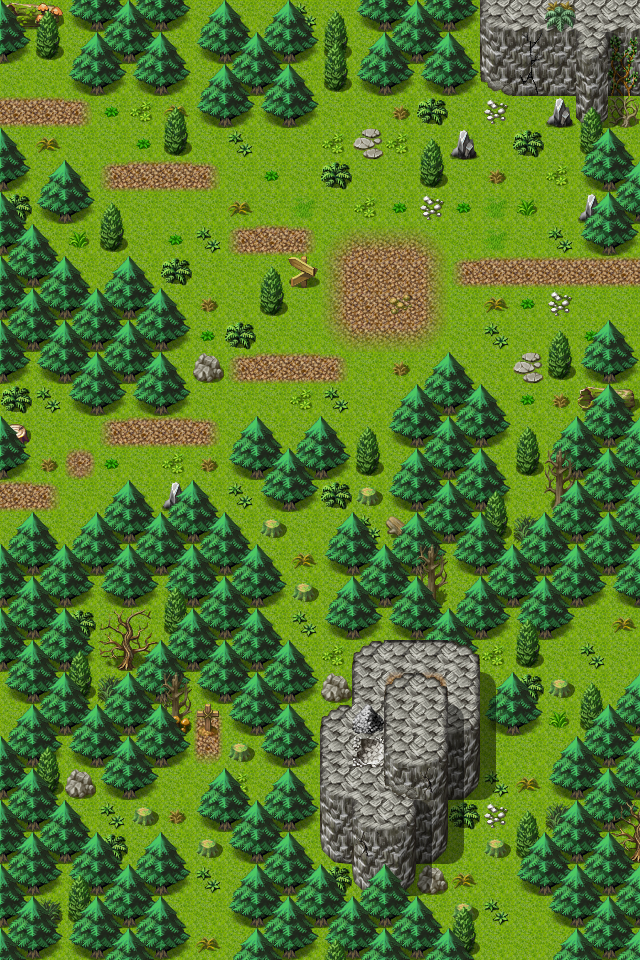

Below is a game level as drawn by its tile map, then a one-line description and the .tmx that defines it (tile-layer data replaced by summaries):
An orthogonal 20x30 tile map with 32x32 px tiles, 3 tile layers (Ground, Objects, Above), 1 hidden layer not drawn, 60 tilesets and 13 objects (6x mapchange, 5x spawn, sign, container).

<map version="1.0" tiledversion="1.0.2" orientation="orthogonal" renderorder="right-down" width="20" height="30" tilewidth="32" tileheight="32" nextobjectid="17">
 <properties>
  <property name="outdoors" value="1" />
 </properties>
 <tileset firstgid="1" name="map_bed_1" tilewidth="32" tileheight="32" tilecount="128" columns="16">
  <image source="../drawable/map_bed_1.png" width="512" height="256" />
 </tileset>
 <tileset firstgid="129" name="map_border_1" tilewidth="32" tileheight="32" tilecount="128" columns="16">
  <image source="../drawable/map_border_1.png" width="512" height="256" />
 </tileset>
 <tileset firstgid="257" name="map_bridge_1" tilewidth="32" tileheight="32" tilecount="128" columns="16">
  <image source="../drawable/map_bridge_1.png" width="512" height="256" />
 </tileset>
 <tileset firstgid="385" name="map_bridge_2" tilewidth="32" tileheight="32" tilecount="128" columns="16">
  <image source="../drawable/map_bridge_2.png" width="512" height="256" />
 </tileset>
 <tileset firstgid="513" name="map_broken_1" tilewidth="32" tileheight="32" tilecount="128" columns="16">
  <image source="../drawable/map_broken_1.png" width="512" height="256" />
 </tileset>
 <tileset firstgid="641" name="map_cavewall_1" tilewidth="32" tileheight="32" tilecount="108" columns="18">
  <image source="../drawable/map_cavewall_1.png" width="576" height="192" />
 </tileset>
 <tileset firstgid="749" name="map_cavewall_2" tilewidth="32" tileheight="32" tilecount="108" columns="18">
  <image source="../drawable/map_cavewall_2.png" width="576" height="192" />
 </tileset>
 <tileset firstgid="857" name="map_cavewall_3" tilewidth="32" tileheight="32" tilecount="108" columns="18">
  <image source="../drawable/map_cavewall_3.png" width="576" height="192" />
 </tileset>
 <tileset firstgid="965" name="map_cavewall_4" tilewidth="32" tileheight="32" tilecount="108" columns="18">
  <image source="../drawable/map_cavewall_4.png" width="576" height="192" />
 </tileset>
 <tileset firstgid="1073" name="map_chair_table_1" tilewidth="32" tileheight="32" tilecount="128" columns="16">
  <image source="../drawable/map_chair_table_1.png" width="512" height="256" />
 </tileset>
 <tileset firstgid="1201" name="map_chair_table_2" tilewidth="32" tileheight="32" tilecount="128" columns="16">
  <image source="../drawable/map_chair_table_2.png" width="512" height="256" />
 </tileset>
 <tileset firstgid="1329" name="map_crate_1" tilewidth="32" tileheight="32" tilecount="128" columns="16">
  <image source="../drawable/map_crate_1.png" width="512" height="256" />
 </tileset>
 <tileset firstgid="1457" name="map_cupboard_1" tilewidth="32" tileheight="32" tilecount="128" columns="16">
  <image source="../drawable/map_cupboard_1.png" width="512" height="256" />
 </tileset>
 <tileset firstgid="1585" name="map_curtain_1" tilewidth="32" tileheight="32" tilecount="128" columns="16">
  <image source="../drawable/map_curtain_1.png" width="512" height="256" />
 </tileset>
 <tileset firstgid="1713" name="map_entrance_1" tilewidth="32" tileheight="32" tilecount="128" columns="16">
  <image source="../drawable/map_entrance_1.png" width="512" height="256" />
 </tileset>
 <tileset firstgid="1841" name="map_entrance_2" tilewidth="32" tileheight="32" tilecount="128" columns="16">
  <image source="../drawable/map_entrance_2.png" width="512" height="256" />
 </tileset>
 <tileset firstgid="1969" name="map_fence_1" tilewidth="32" tileheight="32" tilecount="128" columns="16">
  <image source="../drawable/map_fence_1.png" width="512" height="256" />
 </tileset>
 <tileset firstgid="2097" name="map_fence_2" tilewidth="32" tileheight="32" tilecount="128" columns="16">
  <image source="../drawable/map_fence_2.png" width="512" height="256" />
 </tileset>
 <tileset firstgid="2225" name="map_fence_3" tilewidth="32" tileheight="32" tilecount="128" columns="16">
  <image source="../drawable/map_fence_3.png" width="512" height="256" />
 </tileset>
 <tileset firstgid="2353" name="map_fence_4" tilewidth="32" tileheight="32" tilecount="128" columns="16">
  <image source="../drawable/map_fence_4.png" width="512" height="256" />
 </tileset>
 <tileset firstgid="2481" name="map_ground_1" tilewidth="32" tileheight="32" tilecount="128" columns="16">
  <image source="../drawable/map_ground_1.png" width="512" height="256" />
 </tileset>
 <tileset firstgid="2609" name="map_ground_2" tilewidth="32" tileheight="32" tilecount="128" columns="16">
  <image source="../drawable/map_ground_2.png" width="512" height="256" />
 </tileset>
 <tileset firstgid="2737" name="map_ground_3" tilewidth="32" tileheight="32" tilecount="128" columns="16">
  <image source="../drawable/map_ground_3.png" width="512" height="256" />
 </tileset>
 <tileset firstgid="2865" name="map_ground_4" tilewidth="32" tileheight="32" tilecount="128" columns="16">
  <image source="../drawable/map_ground_4.png" width="512" height="256" />
 </tileset>
 <tileset firstgid="2993" name="map_ground_5" tilewidth="32" tileheight="32" tilecount="128" columns="16">
  <image source="../drawable/map_ground_5.png" width="512" height="256" />
 </tileset>
 <tileset firstgid="3121" name="map_ground_6" tilewidth="32" tileheight="32" tilecount="128" columns="16">
  <image source="../drawable/map_ground_6.png" width="512" height="256" />
 </tileset>
 <tileset firstgid="3249" name="map_ground_7" tilewidth="32" tileheight="32" tilecount="128" columns="16">
  <image source="../drawable/map_ground_7.png" width="512" height="256" />
 </tileset>
 <tileset firstgid="3377" name="map_ground_8" tilewidth="32" tileheight="32" tilecount="128" columns="16">
  <image source="../drawable/map_ground_8.png" width="512" height="256" />
 </tileset>
 <tileset firstgid="3505" name="map_house_1" tilewidth="32" tileheight="32" tilecount="128" columns="16">
  <image source="../drawable/map_house_1.png" width="512" height="256" />
 </tileset>
 <tileset firstgid="3633" name="map_house_2" tilewidth="32" tileheight="32" tilecount="128" columns="16">
  <image source="../drawable/map_house_2.png" width="512" height="256" />
 </tileset>
 <tileset firstgid="3761" name="map_indoor_1" tilewidth="32" tileheight="32" tilecount="128" columns="16">
  <image source="../drawable/map_indoor_1.png" width="512" height="256" />
 </tileset>
 <tileset firstgid="3889" name="map_indoor_2" tilewidth="32" tileheight="32" tilecount="128" columns="16">
  <image source="../drawable/map_indoor_2.png" width="512" height="256" />
 </tileset>
 <tileset firstgid="4017" name="map_kitchen_1" tilewidth="32" tileheight="32" tilecount="128" columns="16">
  <image source="../drawable/map_kitchen_1.png" width="512" height="256" />
 </tileset>
 <tileset firstgid="4145" name="map_outdoor_1" tilewidth="32" tileheight="32" tilecount="128" columns="16">
  <image source="../drawable/map_outdoor_1.png" width="512" height="256" />
 </tileset>
 <tileset firstgid="4273" name="map_pillar_1" tilewidth="32" tileheight="32" tilecount="128" columns="16">
  <image source="../drawable/map_pillar_1.png" width="512" height="256" />
 </tileset>
 <tileset firstgid="4401" name="map_pillar_2" tilewidth="32" tileheight="32" tilecount="128" columns="16">
  <image source="../drawable/map_pillar_2.png" width="512" height="256" />
 </tileset>
 <tileset firstgid="4529" name="map_plant_1" tilewidth="32" tileheight="32" tilecount="128" columns="16">
  <image source="../drawable/map_plant_1.png" width="512" height="256" />
 </tileset>
 <tileset firstgid="4657" name="map_plant_2" tilewidth="32" tileheight="32" tilecount="128" columns="16">
  <image source="../drawable/map_plant_2.png" width="512" height="256" />
 </tileset>
 <tileset firstgid="4785" name="map_rock_1" tilewidth="32" tileheight="32" tilecount="128" columns="16">
  <image source="../drawable/map_rock_1.png" width="512" height="256" />
 </tileset>
 <tileset firstgid="4913" name="map_rock_2" tilewidth="32" tileheight="32" tilecount="128" columns="16">
  <image source="../drawable/map_rock_2.png" width="512" height="256" />
 </tileset>
 <tileset firstgid="5041" name="map_roof_1" tilewidth="32" tileheight="32" tilecount="128" columns="16">
  <image source="../drawable/map_roof_1.png" width="512" height="256" />
 </tileset>
 <tileset firstgid="5169" name="map_roof_2" tilewidth="32" tileheight="32" tilecount="128" columns="16">
  <image source="../drawable/map_roof_2.png" width="512" height="256" />
 </tileset>
 <tileset firstgid="5297" name="map_roof_3" tilewidth="32" tileheight="32" tilecount="128" columns="16">
  <image source="../drawable/map_roof_3.png" width="512" height="256" />
 </tileset>
 <tileset firstgid="5425" name="map_shop_1" tilewidth="32" tileheight="32" tilecount="128" columns="16">
  <image source="../drawable/map_shop_1.png" width="512" height="256" />
 </tileset>
 <tileset firstgid="5553" name="map_sign_ladder_1" tilewidth="32" tileheight="32" tilecount="128" columns="16">
  <image source="../drawable/map_sign_ladder_1.png" width="512" height="256" />
 </tileset>
 <tileset firstgid="5681" name="map_table_1" tilewidth="32" tileheight="32" tilecount="128" columns="16">
  <image source="../drawable/map_table_1.png" width="512" height="256" />
 </tileset>
 <tileset firstgid="5809" name="map_trail_1" tilewidth="32" tileheight="32" tilecount="128" columns="16">
  <image source="../drawable/map_trail_1.png" width="512" height="256" />
 </tileset>
 <tileset firstgid="5937" name="map_transition_1" tilewidth="32" tileheight="32" tilecount="128" columns="16">
  <image source="../drawable/map_transition_1.png" width="512" height="256" />
 </tileset>
 <tileset firstgid="6065" name="map_transition_2" tilewidth="32" tileheight="32" tilecount="128" columns="16">
  <image source="../drawable/map_transition_2.png" width="512" height="256" />
 </tileset>
 <tileset firstgid="6193" name="map_transition_3" tilewidth="32" tileheight="32" tilecount="128" columns="16">
  <image source="../drawable/map_transition_3.png" width="512" height="256" />
 </tileset>
 <tileset firstgid="6321" name="map_transition_4" tilewidth="32" tileheight="32" tilecount="128" columns="16">
  <image source="../drawable/map_transition_4.png" width="512" height="256" />
 </tileset>
 <tileset firstgid="6449" name="map_transition_5" tilewidth="32" tileheight="32" tilecount="128" columns="16">
  <image source="../drawable/map_transition_5.png" width="512" height="256" />
 </tileset>
 <tileset firstgid="6577" name="map_tree_1" tilewidth="32" tileheight="32" tilecount="128" columns="16">
  <image source="../drawable/map_tree_1.png" width="512" height="256" />
 </tileset>
 <tileset firstgid="6705" name="map_tree_2" tilewidth="32" tileheight="32" tilecount="128" columns="16">
  <image source="../drawable/map_tree_2.png" width="512" height="256" />
 </tileset>
 <tileset firstgid="6833" name="map_wall_1" tilewidth="32" tileheight="32" tilecount="128" columns="16">
  <image source="../drawable/map_wall_1.png" width="512" height="256" />
 </tileset>
 <tileset firstgid="6961" name="map_wall_2" tilewidth="32" tileheight="32" tilecount="120" columns="15">
  <image source="../drawable/map_wall_2.png" width="480" height="256" />
 </tileset>
 <tileset firstgid="7081" name="map_wall_3" tilewidth="32" tileheight="32" tilecount="120" columns="15">
  <image source="../drawable/map_wall_3.png" width="480" height="256" />
 </tileset>
 <tileset firstgid="7201" name="map_wall_4" tilewidth="32" tileheight="32" tilecount="120" columns="15">
  <image source="../drawable/map_wall_4.png" width="480" height="256" />
 </tileset>
 <tileset firstgid="7321" name="map_window_1" tilewidth="32" tileheight="32" tilecount="128" columns="16">
  <image source="../drawable/map_window_1.png" width="512" height="256" />
 </tileset>
 <tileset firstgid="7449" name="map_window_2" tilewidth="32" tileheight="32" tilecount="128" columns="16">
  <image source="../drawable/map_window_2.png" width="512" height="256" />
 </tileset>
 <layer name="Ground" width="20" height="30">
  <data>[600 cells, 600 non-empty, 15 distinct tile ids]</data>
 </layer>
 <layer name="Objects" width="20" height="30">
  <data>[600 cells, 446 non-empty, 62 distinct tile ids]</data>
 </layer>
 <layer name="Above" width="20" height="30">
  <data>[600 cells, 134 non-empty, 12 distinct tile ids]</data>
 </layer>
 <layer name="Walkable" width="20" height="30" visible="0">
  <data>[600 cells, 367 non-empty, 1 distinct tile ids]</data>
 </layer>
 <objectgroup name="Mapevents">
  <object id="1" name="west1" type="mapchange" x="0" y="64" width="32" height="96">
   <properties>
    <property name="map" value="wild17" />
    <property name="place" value="east1" />
   </properties>
  </object>
  <object id="2" name="east2" type="mapchange" x="608" y="608" width="32" height="96">
   <properties>
    <property name="map" value="wild16" />
    <property name="place" value="west2" />
   </properties>
  </object>
  <object id="3" name="sign_blackwater0" type="sign" x="288" y="256" width="32" height="32" />
  <object id="4" name="west2" type="mapchange" x="0" y="480" width="32" height="64">
   <properties>
    <property name="map" value="wild17" />
    <property name="place" value="east2" />
   </properties>
  </object>
  <object id="7" name="south2" type="mapchange" x="480" y="928" width="96" height="32">
   <properties>
    <property name="map" value="wild19" />
    <property name="place" value="north2" />
   </properties>
  </object>
  <object id="8" name="south1" type="mapchange" x="192" y="928" width="64" height="32">
   <properties>
    <property name="map" value="wild19" />
    <property name="place" value="north1" />
   </properties>
  </object>
  <object id="9" name="east1" type="mapchange" x="608" y="256" width="32" height="96">
   <properties>
    <property name="map" value="wild16" />
    <property name="place" value="west1" />
   </properties>
  </object>
  <object id="10" name="forestbeetle" type="spawn" x="192" y="448" width="192" height="224" />
  <object id="11" name="forestwolf1" type="spawn" x="416" y="608" width="192" height="320">
   <properties>
    <property name="quantity" value="2" />
   </properties>
  </object>
  <object id="13" name="forestboar2" type="spawn" x="64" y="768" width="256" height="160">
   <properties>
    <property name="quantity" value="2" />
   </properties>
  </object>
  <object id="15" name="cont_stoutford_grave" type="container" x="192" y="736" width="32" height="32" />
 </objectgroup>
 <objectgroup name="Spawn">
  <object id="5" name="forestwolf1" type="spawn" x="64" y="96" width="512" height="320">
   <properties>
    <property name="quantity" value="4" />
   </properties>
  </object>
  <object id="6" name="forestboar2" type="spawn" x="64" y="64" width="288" height="160">
   <properties>
    <property name="quantity" value="2" />
   </properties>
  </object>
 </objectgroup>
 <objectgroup name="Keys" />
</map>
